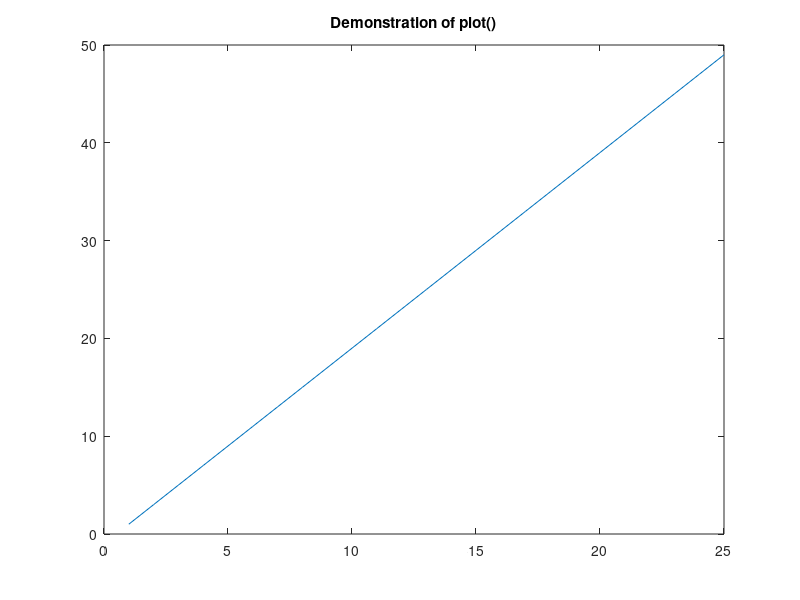

Here is the MATLAB script that generated this plot: (Note: this script raises an error after producing the figure.)
%% Week 1 : Introduction to MATLAB % This weeks assignment is a quick introduction to MATLAB for image analysis.% The original file is found under the "Undervisningsplan" on the% course web site. The solution to this exercise will be uploaded when it% is thirthy minutes left of the group lecture.%% If you are on a Red Hat machine, MATLAB can be launched by the command% 'matlab' (without the quotes) at the command prompt. In Windows% there should be a MATLAB icon in the start-menu or on the desktop.%% A 'double comment' like this creates what MATLAB refers to as a block.% (Which, when I publish it online, becomes just simple text)%%% Make a folder named 'INF4300' and set this as the 'current directory'% using the UI or using the MATLAB-function 'cd'.% When using the CD function and to use MATLAB more efficiently,% the autocompletion is often handy. Activate it by hitting 'Tab'.% Save a copy of this file in that folder, and open it in MATLAB.% To run a part of the code, select the code and hit F9.% To run the selected block (the block with the caret), hit 'Ctrl+Enter'.% To run an entire file, you can:%  - type the name of the file, e.g. 'intro', at the command prompt, or%  - select the file and hit F9, or%  - open the file and hit F5.%% 1. Matrices% The matrix | 1 0 0 |%            | 0 1 0 |%            | 0 0 1 |% may be created like this:someMatrix = [1 0 0 ; 0 1 0 ; 0 0 1]% e.g. [row1 ; row2 ; ... ; rowM], where a row can be defined as% [number1 number2 ... numberN] or [number1, number2, ..., numberN]% MATLAB comes built-in with function for many common operations,% for the case above we could have typed:someMatrix = diag([1 1 1])% If you wonder how a function/operator works, type 'help <function name>'% or for (a sometimes more thorough) description in a separate window,% type 'doc <function name>'.% It is also possible to simply press F1 while the cursor is at a certain% function to access MATLAB's help for that particular funtion.% MATLAB matrices are dynamic objects, meaning one need not know the exact% size of a matrix in advance. Initially a simple matrix can be made, and% and later rows or colums may be added or removed. If, however, the size% is known in advance and the matrix is large, it is wise to preallocate% memory for the matrix before you start using it. This may greatly improve% performance.% E.g. allocate memory for 100*100 matrix and fill it with 1's:big_1 = ones(100); %<-- Terminating a line with ';' will suppress output.% Or, allocate a 50*40*3 matrix and fill it with 0's:big_0 = zeros([50 40 3]);% A vector can be created using the '<from>:<step>:<to>' syntax:steg1 = 1:2:50;% The <step> is optional. If omitted the step defaults to 1:steg2 = 1:50;% The standard plotting function is PLOT, e.g.:plot(steg1);% An alternative is STEM. Look up how it works using 'help stem'.% You can add a title to the plot by using the title() function:title('Demonstration of plot()');% Extracting a value, or a series of values, from a matrix is easily% achieved like this:mat = [1 7 4 ; 3 4 5]mat(2,1) % retrives the '3'. NOTE: The first index is 1 in MATLAB!% MATLAB lays out a column at a time in memory, hence the value '7' can% either be retrieved using linear index:mat(3)% or using (row,column)-index:mat(1,2)% A range of elements may retrieved using the <from>:<to> syntax:mat(1:2,1)     % First columnmat(1:end,1)   % The same, since n = 2mat(:,1)       % The same, : is here 'all rows'% We can use the same syntax to set a range of elements:mat(1:2,1:2) = 0% Note that a matrix can be stored in various formats, e.g. UINT8, INT8 or% DOUBLE. They all have their conversion functions, see e.g. 'help uint8'.% If your result looks fishy, and you have a hard time figuring out why,% a type conversion (of lack of one) may be the reason!%% 2. Matrix operations% Here we'll demonstrate how some simple matrix operations is done in% MATLAB% We'ss startmat1 = [2 3; 5 7];mat2 = [4 5; 1 9];% Elementwise addition and subtraction.mat1 + mat2mat1 - mat2% Transpose.mat1.'% Complex conjugate transpose (same as transpose when the matrix is real).mat1'% But notice the difference for a complex matrixcomplexMatrix = [0 1i-2; 1i+2 0]% Transpose for complex, see the function transposecomplexMatrix.'% Complex conjugate transpose, see the function ctransposecomplexMatrix'% Multiplication, division and power.mat1 * mat2mat1 / mat2mat1^2% Elementwise multiplication, division and power% (add '.' in front of the operator).mat1 .* mat2mat1 ./ mat2mat1 .^ mat2%% 3. Control structures% While and for loops.% Can often be used instead of matrix operations, but tend to lead to a% slightly inferior perfomance, especially in older versions of MATLAB.%% For some tips on how to write fast MATLAB-code:% http://www.mathworks.com/matlabcentral/fileexchange/loadFile.do?objectId=5685%% The reason for introducing performance-tips already is because we will be% storing images as matrices, and these tend to be large. If we also% consider that the algorithms we use are computationally intensive,% writing somewhat optimised code is often worth the extra effort.% E.g. can this simple loop:A = zeros(1,100);for i = 1:100    A(i) = 2;end% be replaced by a single and more efficient command:A = ones(1,100) * 2;% And why write:for i = 1:100    for j = 1:100        stor_1(i,j) = i^2; % MATLAB warning: consider preallocating for speed    endend% when you can do this:big_1_temp = repmat((1:100)'.^2, 1,100);% or alternatively:big_1_temp2 = (1:100)'.^2 * ones(1,100);% Note:% If you are not used to 'doing everything with vectors', you'll likely% want to use loops far more often than you need to. When you get the hang% of it, typing vector-code is faster and often less error-prone than the% loop-equivalents, but loops offer better flexibility. % As always, add lots of COMMENTS, especially for complex one-liners!% Logical structures: if-elseif-else. Which number is displayed?if -1    1elseif -2    2else     3end% Logical structures: switch-case.var = 't';switch var    case 't'        1    case 2        2end%% 4. The FIND function - see 'help find'% A very handy method, but may initially seem a bit tricky.% Example: Find elements which are equal to 4.M = [1 2 3 ; 4 4 5 ; 0 0 2]M == 4                 % a logical mapI = find(M == 4)       % the linear indices[II, J] = find(M == 4) % the (row,column)-indicesM(M == 4) = 3          % change them to 3M(I) = 4               % and back to 4%% 5. Images% Now, we'll finally look at some images. This is image alaysis, isn't it?% Open a couple of images.img1 = imread('football.jpg');img2 = imread('coins.png');% Display the first image.imshow(img1)title('The first image'); % A title is nice% Display the second image in a new figure.figure, imshow(img2)title('The second image');% Another function for displaying the images is:figure, imagesc(img1), colorbartitle('Image displayed by imagesc');% Histogram the image intensity values.H = imhist(img2);plot(H)title('The histogram for the second image');% Converting a colour image with 3 colour channels to a greyscale image% (the Y in the YIQ colour model).img1 = imread('football.jpg');img3 = rgb2gray(img1);figure, imshow(img3)title('Grayscale image of football');%% 6. Some basic filtering in the image domain.% Now we have jumped into the curriculum of INF2310. You don't remember, or% don't know?! Don't hesitate to ask or read up on last courses materials% awailable at http://www.uio.no/studier/emner/matnat/ifi/INF2310/v15/  % 2D correlation: FILTER2% 2D convolution: CONV2% With IMFILTER you can choose either 2D correlation (default) and 2D% convolution, and it also has some boundary options.% Filter IMG3 using a 5x5 mean filter.h1 = ones(5,5) / 25;img4 = imfilter(img3,h1); % symmetric filter => correlation = convolutionimshow(img3), title('Original image');figure, imshow(img4), title('Filtered image')% Find the gradient magnitude of IMG3.h2x = [-1 -2 -1 ;  0  0  0 ;  1  2  1]h2y = [-1  0  1 ; -2  0  2 ; -1  0  1]resX = conv2(double(img3), h2x); % NOTE: DOUBLE type conversionresY = conv2(double(img3), h2y);resXY = sqrt(resX.^2 + resY.^2);% Display the gradient magnitude, but not like this:figure, imshow(resXY);title('Not like this');% because the assumed range of the DOUBLE type is [0,1],% but e.g. one of these ways:figure, imshow(resXY, []);title('But like this,');figure, imshow(resXY, [min(resXY(:)) max(resXY(:))]);title('this')figure, imshow(resXY/max(resXY(:)));title('this or')figure, imshow(uint8(resXY/max(resXY(:)).*255));title('this. They are all equal.');%%%%%%%%%%%%%%%%%% EXERCISE 1 %%%%%%%%%%%%%%%%% Above, we loaded the image 'football.jpg', converted it to a greyscale% image and applied a 5x5 mean filter, by using the commands:img1 = imread('football.jpg');img3 = rgb2gray(img1);figure, imshow(img3)h1 = ones(5,5) / 25;img4 = imfilter(img3,h1);imshow(img3), title('Original image');figure, imshow(img4), title('Filtered image')% The filtered image have a two pixel wide black frame.% a) Use the indexing techniques described above to remove these.% b) Use FILTER2 and CONV2 with the option 'valid' to remove these.%    Hint 1: Type convert IMG3 to DOUBLE.%    Hint 2: The image should be the second argument to FILTER2,%            not the first as it is to CONV2 and IMFILTER.% c) Use the boundary option of IMFILTER to get a same-sized image without%    the black frame.%%%%%%%%%%%%%%%%%% EXERCISE 2 %%%%%%%%%%%%%%%%% Make a function that returns the same as IMHIST when the parameter is a% 8-bits greyscal image.%% Although it is allowed to use loops, try to avoid using them where% it is possible. One loop should suffice.%% Hint: How to create and use the function% A function is stored in .m files with the same name as the function.% 1. Create an m-file named 'histogram.m', e.g. using 'edit histogram.m'% 2. The first line should be 'function h = histogram(img)'% 3. Write the code to produce a histogram of IMG below the function%    declaration. The histogram should be stored in a variable named H.% 4. Save the file.% 5. From another m-file, or from the command line call HISTOGRAM(IMG)%    where IMG is a greyscale image.%%%%%%%%%%%%%%%%%% EXERCISE 3 %%%%%%%%%%%%%%%%% Above, we loaded the image 'coins.png' using the command:img2 = imread('coins.png');%% a)% Use the operators >, <, >=, <= to threshold IMG2 using an arbitrary% threshold.%% b)% Image Processing Toolbox (IPT) in MATLAB have a function for computing% the 'optimal' threshold based on Otsu's algorithm.%  - Find this function using MATLAB's help system.%  - Use it to with the 'optimal' threshold.%  - Use the threshold and the function IM2BW to threshold IMG2.%% c)% Compare the binary image resulting from part a with the one from part b% by displaying the images. Do you notice any differences?% Display also the difference between the images.%%%%%%%%%%%%%%%%%% EXERCISE 4 %%%%%%%%%%%%%%%%% Normalize resXY such that max(resXY(:)) = 255 and min(resXY(:)) = 0.% Threshold the result with T = 100.%% What would you do if you wanted to obtain an image containing% only the seam, and the entire seam, of the the ball?% post_id = 213; %delete this line to force new post;% permaLink = http://inf4300.olemarius.net/2015/09/02/week-1-introduction-to-matlab-this-weeks-assignment-is-a-quick-introduction-to-matlab-for-image-analysis-the-original-file-is-found-under-the-undervisningsplan-on-the-course-web-site-the-s/;